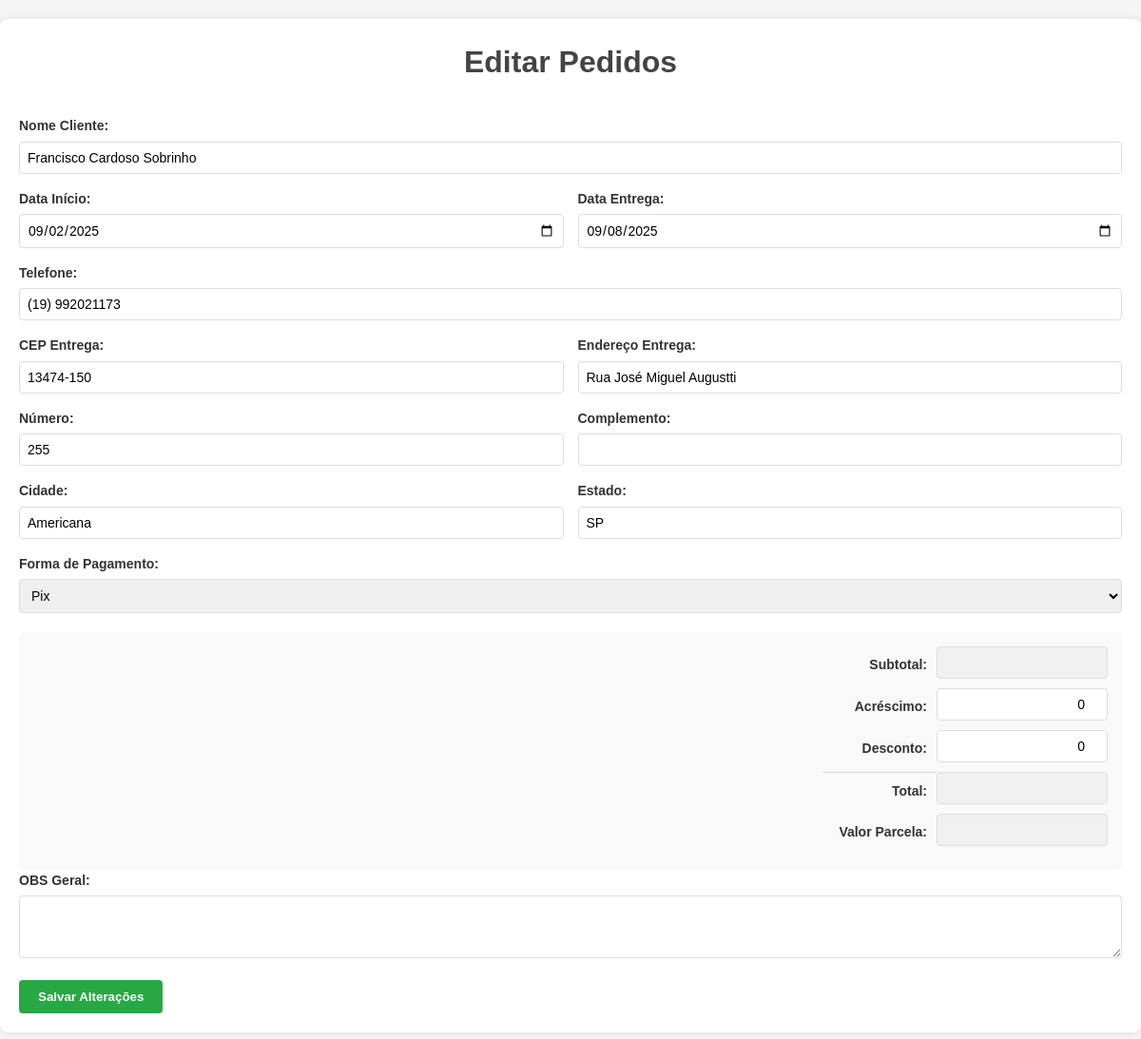
/editar_pedido/10/, run on the app's committed database.
### prime/models.py (models this page shows, shortened)
class Pedido(models.Model):
    cliente = models.ForeignKey('Cliente', on_delete=models.CASCADE)
    descricao = models.TextField(null=True, blank=True)
    data_pedido = models.DateField(null=True, blank=True)
    data_entrega = models.DateField(null=True, blank=True)
    forma_pagamento = models.CharField(
        max_length=20,
        choices=[
            ('pix', 'Pix'),
            ('dinheiro', 'Dinheiro'),
            ('debito', 'Cartão de Débito'),
            ('credito', 'Cartão de Crédito'),
        ],
        blank=True,
        null=True
    )
    parcelas = models.IntegerField(default=1)
    valor_total = models.DecimalField(max_digits=10, decimal_places=2, default=0.00)
    valor_parcela = models.DecimalField(max_digits=10, decimal_places=2, default=0.00)
    subtotal = models.DecimalField(max_digits=10, decimal_places=2, default=0.00)
    acrescimo = models.DecimalField(max_digits=10, decimal_places=2, default=0.00, blank=True, null=True)
    desconto = models.DecimalField(max_digits=10, decimal_places=2, default=0.00, blank=True, null=True)
    pedido_fechado = models.BooleanField(default=False)
    situacao = models.CharField(
        max_length=20,
        choices=[
            ('nao_iniciado', 'Não Iniciado'),
            ('em_andamento', 'Em Andamento'),
            ('finalizado', 'Finalizado'),
        ],
        default='nao_iniciado'
    )

class Cliente(models.Model):
    nome = models.CharField(max_length=100)
    cpf = models.CharField(max_length=14, unique=True, validators=[validate_cpf], blank=True,default="000.000.000-00")  # Define um valor padrão
    rg = models.CharField(max_length=12, unique=True, default="000000000")  # Define um valor padrão
    data_nascimento = models.DateField(default=datetime.date.today, null=True, blank=True) # rmato dd/mm/aaaa
    cep = models.CharField(max_length=9, default="00000-000")  # Define um valor padrão
    endereco = models.CharField(max_length=255, default="Não informado")  # Define um valor padrão
    numero = models.CharField(max_length=10, default="S/N")  # Define um valor padrão
    complemento = models.CharField(max_length=100, default="Nenhum")  # Define um valor padrão
    cidade = models.CharField(max_length=100, default="Desconhecida")  # Define um valor padrão
    estado = models.CharField(max_length=2, default="XX")  # Define um valor padrão
    telefone1 = models.CharField(max_length=15, blank=True, default="Não informado")  # Define um valor padrão
    telefone2 = models.CharField(max_length=15, blank=True, default="Não informado")  # Define um valor padrão
    email = models.EmailField(blank=True) ## Permitir valores nulos temporariamente
    historico_pedidos = models.TextField(blank=True, default="")  # Define um valor padrão

### prime/views.py (the view, shortened to what this page needs)
# urls.py: path('editar_pedido/<int:pedido_id>/', views.editar_pedido, name='editar_pedido'),
def editar_pedido(request, pedido_id):
    pedido = get_object_or_404(Pedido, id=pedido_id)
    context = {
        'pedido': pedido,
        'nomeCliente': pedido.cliente.nome,
    }
    return render(request, 'prime/editar_pedido.html', context)

### prime/templates/prime/editar_pedido.html (shortened to what this page needs)
<!DOCTYPE html>
<html lang="pt-br">
<head>
</head>
<body>
    <main>
        <h1>Editar Pedidos</h1>
        <form method="post">
            <div class="form-row">
                <div class="form-group">
                    <label for="nomeCliente">Nome Cliente:</label>
                    <input type="text" id="nomeCliente" name="nomeCliente" value="{{ pedido.cliente.nome }}" required>
                </div>
            </div>
            <div class="form-row">
                <div class="form-group">
                    <label for="dataInicio">Data Início:</label>
                    <input type="date" id="dataInicio" name="dataInicio" value="{{ pedido.data_pedido|date:'Y-m-d' }}">
                </div>
                <div class="form-group">
                    <label for="dataEntrega">Data Entrega:</label>
                    <input type="date" id="dataEntrega" name="dataEntrega" value="{{ pedido.data_entrega|date:'Y-m-d' }}">
                </div>
            </div>
            <div class="form-row">
                <div class="form-group">
                    <label for="telefone">Telefone:</label>
                    <input type="text" id="telefone" name="telefone" value="{{ pedido.cliente.telefone1 }}">
                </div>
            </div>
            <div class="form-row">
                <div class="form-group">
                    <label for="cepEntrega">CEP Entrega:</label>
                    <input type="text" id="cepEntrega" name="cepEntrega" value="{{ pedido.cliente.cep }}">
                </div>
                <div class="form-group">
                    <label for="enderecoEntrega">Endereço Entrega:</label>
                    <input type="text" id="enderecoEntrega" name="enderecoEntrega" value="{{ pedido.cliente.endereco }}">
                </div>
            </div>
            <div class="form-row">
                <div class="form-group">
                    <label for="numeroEntrega">Número:</label>
                    <input type="text" id="numeroEntrega" name="numeroEntrega" value="{{ pedido.cliente.numero }}">
                </div>
                <div class="form-group">
                    <label for="complementoEntrega">Complemento:</label>
                    <input type="text" id="complementoEntrega" name="complementoEntrega" value="{{ pedido.cliente.complemento }}">
                </div>
            </div>
            <div class="form-row">
                <div class="form-group">
                    <label for="cidadeEntrega">Cidade:</label>
                    <input type="text" id="cidadeEntrega" name="cidadeEntrega" value="{{ pedido.cliente.cidade }}">
                </div>
                <div class="form-group">
                    <label for="estadoEntrega">Estado:</label>
                    <input type="text" id="estadoEntrega" name="estadoEntrega" value="{{ pedido.cliente.estado }}">
                </div>
            </div>
            <div class="form-row">
                <div class="form-group">
                    <label for="formaPagamento">Forma de Pagamento:</label>
                    <select id="formaPagamento" name="formaPagamento" required>
                        <option value="pix" {% if pedido.forma_pagamento == 'pix' %}selected{% endif %}>Pix</option>
                    </select>
                </div>
            </div>
            <div class="financial-section">
                <div class="financial-row">
                    <div class="financial-label">Subtotal:</div>
                    <div class="financial-input">
                        <input type="number" step="0.01" name="subtotal" value="{{ pedido.subtotal|default:0 }}" readonly>
                    </div>
                </div>
                <div class="financial-row">
                    <div class="financial-label">Acréscimo:</div>
                    <div class="financial-input">
                        <input type="number" step="0.01" name="acrescimo" value="{{ pedido.acrescimo|default:0 }}">
                    </div>
                </div>
                <div class="financial-row">
                    <div class="financial-label">Desconto:</div>
                    <div class="financial-input">
                        <input type="number" step="0.01" name="desconto" value="{{ pedido.desconto|default:0 }}">
                    </div>
                </div>
                <div class="financial-row">
                    <div class="financial-label financial-total">Total:</div>
                    <div class="financial-input">
                        <input type="number" step="0.01" name="valorTotal" value="{{ pedido.valor_total|default:0 }}" readonly>
                    </div>
                </div>
                <div class="financial-row">
                    <div class="financial-label">Valor Parcela:</div>
                    <div class="financial-input">
                        <input type="number" step="0.01" name="valorParcela" value="{{ pedido.valor_parcela|default:0 }}" readonly>
                    </div>
                </div>
            </div>
            <div class="form-row">
                <div class="form-group">
                    <label for="obsGeral">OBS Geral:</label>
                    <textarea id="obsGeral" name="obsGeral" rows="3">{{ pedido.descricao }}</textarea>
                </div>
            </div>
            <button type="submit">Salvar Alterações</button>
        </form>
    </main>
</body>
</html>

### prime/templates/prime/editar_pedido.html (style rules this page uses)
* { margin: 0; padding: 0; box-sizing: border-box; font-family: Arial, sans-serif; }
body { background-color: #f5f5f5; color: #333; line-height: 1.6; }
main { max-width: 1200px; margin: 20px auto; padding: 20px; background-color: #fff; border-radius: 8px; box-shadow: 0 0 10px rgba(0,0,0,0.1); }
h1 { text-align: center; margin-bottom: 30px; color: #444; }
.form-row { display: flex; gap: 15px; margin-bottom: 15px; }
.form-group { flex: 1; }
.form-group label { display: block; margin-bottom: 5px; font-weight: bold; font-size: 14px; }
.form-group input, .form-group select, .form-group textarea { width: 100%; padding: 8px; border: 1px solid #ddd; border-radius: 4px; font-size: 14px; }
button { padding: 10px 20px; border: none; border-radius: 4px; cursor: pointer; font-weight: bold; }
button[type="submit"] { background-color: #28a745; color: white; }
.financial-section { background-color: #f9f9f9; padding: 15px; border-radius: 5px; margin-top: 20px; }
.financial-row { display: flex; justify-content: flex-end; margin-bottom: 10px; }
.financial-label { width: 120px; padding: 8px 10px 0 0; text-align: right; font-weight: bold; font-size: 14px; }
.financial-input { width: 180px; }
.financial-input input { width: 100%; padding: 8px; border: 1px solid #ddd; border-radius: 4px; font-size: 14px; text-align: right; }
.financial-input input[readonly] { background-color: #f0f0f0; }
.financial-total { border-top: 1px solid #ddd; padding-top: 8px; font-weight: bold; }

### data on the page
Pedido: nomeCliente "Francisco Cardoso Sobrinho", dataInicio "09/02/2025", dataEntrega "09/08/2025", telefone "(19) 992021173", cepEntrega "13474-150", enderecoEntrega "Rua José Miguel Augustti", numeroEntrega "255", cidadeEntrega "Americana", estadoEntrega "SP", formaPagamento "Pix", acrescimo "0", desconto "0"
